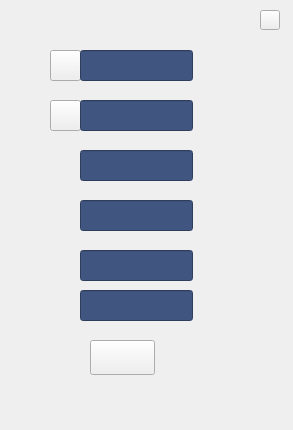
<?xml version="1.0" encoding="UTF-8"?>
<ui version="4.0">
 <class>widget3_8</class>
 <widget class="QWidget" name="widget3_8">
  <property name="geometry">
   <rect>
    <x>0</x>
    <y>0</y>
    <width>293</width>
    <height>430</height>
   </rect>
  </property>
  <property name="windowTitle">
   <string>Form</string>
  </property>
  <widget class="QFrame" name="frame">
   <property name="geometry">
    <rect>
     <x>0</x>
     <y>0</y>
     <width>293</width>
     <height>430</height>
    </rect>
   </property>
   <property name="frameShape">
    <enum>QFrame::NoFrame</enum>
   </property>
   <property name="frameShadow">
    <enum>QFrame::Plain</enum>
   </property>
   <property name="lineWidth">
    <number>0</number>
   </property>
   <widget class="MyLineEdit" name="edit_5">
    <property name="geometry">
     <rect>
      <x>80</x>
      <y>250</y>
      <width>113</width>
      <height>31</height>
     </rect>
    </property>
    <property name="sizePolicy">
     <sizepolicy hsizetype="Ignored" vsizetype="Ignored">
      <horstretch>0</horstretch>
      <verstretch>0</verstretch>
     </sizepolicy>
    </property>
    <property name="font">
     <font>
      <family>微软雅黑</family>
      <pointsize>12</pointsize>
     </font>
    </property>
    <property name="styleSheet">
     <string notr="true">color: rgb(255, 255, 255);
background-color: rgb(64, 86, 129);</string>
    </property>
    <property name="alignment">
     <set>Qt::AlignRight|Qt::AlignTrailing|Qt::AlignVCenter</set>
    </property>
   </widget>
   <widget class="QPushButton" name="bt_l_2">
    <property name="geometry">
     <rect>
      <x>50</x>
      <y>100</y>
      <width>31</width>
      <height>31</height>
     </rect>
    </property>
    <property name="sizePolicy">
     <sizepolicy hsizetype="Ignored" vsizetype="Ignored">
      <horstretch>0</horstretch>
      <verstretch>0</verstretch>
     </sizepolicy>
    </property>
    <property name="text">
     <string/>
    </property>
   </widget>
   <widget class="QPushButton" name="bt_l_1">
    <property name="geometry">
     <rect>
      <x>50</x>
      <y>50</y>
      <width>31</width>
      <height>31</height>
     </rect>
    </property>
    <property name="sizePolicy">
     <sizepolicy hsizetype="Ignored" vsizetype="Ignored">
      <horstretch>0</horstretch>
      <verstretch>0</verstretch>
     </sizepolicy>
    </property>
    <property name="text">
     <string/>
    </property>
   </widget>
   <widget class="QPushButton" name="bt_b_0">
    <property name="geometry">
     <rect>
      <x>90</x>
      <y>340</y>
      <width>65</width>
      <height>35</height>
     </rect>
    </property>
    <property name="sizePolicy">
     <sizepolicy hsizetype="Ignored" vsizetype="Ignored">
      <horstretch>0</horstretch>
      <verstretch>0</verstretch>
     </sizepolicy>
    </property>
    <property name="text">
     <string/>
    </property>
   </widget>
   <widget class="MyLineEdit" name="edit_6">
    <property name="geometry">
     <rect>
      <x>80</x>
      <y>290</y>
      <width>113</width>
      <height>31</height>
     </rect>
    </property>
    <property name="sizePolicy">
     <sizepolicy hsizetype="Ignored" vsizetype="Ignored">
      <horstretch>0</horstretch>
      <verstretch>0</verstretch>
     </sizepolicy>
    </property>
    <property name="font">
     <font>
      <family>微软雅黑</family>
      <pointsize>12</pointsize>
     </font>
    </property>
    <property name="styleSheet">
     <string notr="true">color: rgb(255, 255, 255);
background-color: rgb(64, 86, 129);</string>
    </property>
    <property name="alignment">
     <set>Qt::AlignRight|Qt::AlignTrailing|Qt::AlignVCenter</set>
    </property>
   </widget>
   <widget class="MyLineEdit" name="edit_1">
    <property name="geometry">
     <rect>
      <x>80</x>
      <y>50</y>
      <width>113</width>
      <height>31</height>
     </rect>
    </property>
    <property name="sizePolicy">
     <sizepolicy hsizetype="Ignored" vsizetype="Ignored">
      <horstretch>0</horstretch>
      <verstretch>0</verstretch>
     </sizepolicy>
    </property>
    <property name="font">
     <font>
      <family>微软雅黑</family>
      <pointsize>12</pointsize>
     </font>
    </property>
    <property name="styleSheet">
     <string notr="true">color: rgb(255, 255, 255);
background-color: rgb(64, 86, 129);</string>
    </property>
    <property name="alignment">
     <set>Qt::AlignRight|Qt::AlignTrailing|Qt::AlignVCenter</set>
    </property>
   </widget>
   <widget class="MyLineEdit" name="edit_3">
    <property name="geometry">
     <rect>
      <x>80</x>
      <y>150</y>
      <width>113</width>
      <height>31</height>
     </rect>
    </property>
    <property name="sizePolicy">
     <sizepolicy hsizetype="Ignored" vsizetype="Ignored">
      <horstretch>0</horstretch>
      <verstretch>0</verstretch>
     </sizepolicy>
    </property>
    <property name="font">
     <font>
      <family>微软雅黑</family>
      <pointsize>12</pointsize>
     </font>
    </property>
    <property name="styleSheet">
     <string notr="true">color: rgb(255, 255, 255);
background-color: rgb(64, 86, 129);</string>
    </property>
    <property name="alignment">
     <set>Qt::AlignRight|Qt::AlignTrailing|Qt::AlignVCenter</set>
    </property>
   </widget>
   <widget class="MyLineEdit" name="edit_2">
    <property name="geometry">
     <rect>
      <x>80</x>
      <y>100</y>
      <width>113</width>
      <height>31</height>
     </rect>
    </property>
    <property name="sizePolicy">
     <sizepolicy hsizetype="Ignored" vsizetype="Ignored">
      <horstretch>0</horstretch>
      <verstretch>0</verstretch>
     </sizepolicy>
    </property>
    <property name="font">
     <font>
      <family>微软雅黑</family>
      <pointsize>12</pointsize>
     </font>
    </property>
    <property name="styleSheet">
     <string notr="true">color: rgb(255, 255, 255);
background-color: rgb(64, 86, 129);</string>
    </property>
    <property name="alignment">
     <set>Qt::AlignRight|Qt::AlignTrailing|Qt::AlignVCenter</set>
    </property>
   </widget>
   <widget class="MyLineEdit" name="edit_4">
    <property name="geometry">
     <rect>
      <x>80</x>
      <y>200</y>
      <width>113</width>
      <height>31</height>
     </rect>
    </property>
    <property name="sizePolicy">
     <sizepolicy hsizetype="Ignored" vsizetype="Ignored">
      <horstretch>0</horstretch>
      <verstretch>0</verstretch>
     </sizepolicy>
    </property>
    <property name="font">
     <font>
      <family>微软雅黑</family>
      <pointsize>12</pointsize>
     </font>
    </property>
    <property name="styleSheet">
     <string notr="true">color: rgb(255, 255, 255);
background-color: rgb(64, 86, 129);</string>
    </property>
    <property name="alignment">
     <set>Qt::AlignRight|Qt::AlignTrailing|Qt::AlignVCenter</set>
    </property>
   </widget>
   <widget class="QPushButton" name="bt_close">
    <property name="geometry">
     <rect>
      <x>260</x>
      <y>10</y>
      <width>20</width>
      <height>20</height>
     </rect>
    </property>
    <property name="sizePolicy">
     <sizepolicy hsizetype="Ignored" vsizetype="Ignored">
      <horstretch>0</horstretch>
      <verstretch>0</verstretch>
     </sizepolicy>
    </property>
    <property name="text">
     <string/>
    </property>
   </widget>
  </widget>
 </widget>
 <customwidgets>
  <customwidget>
   <class>MyLineEdit</class>
   <extends>QLineEdit</extends>
   <header>mylineedit.h</header>
  </customwidget>
 </customwidgets>
 <resources/>
 <connections/>
</ui>
